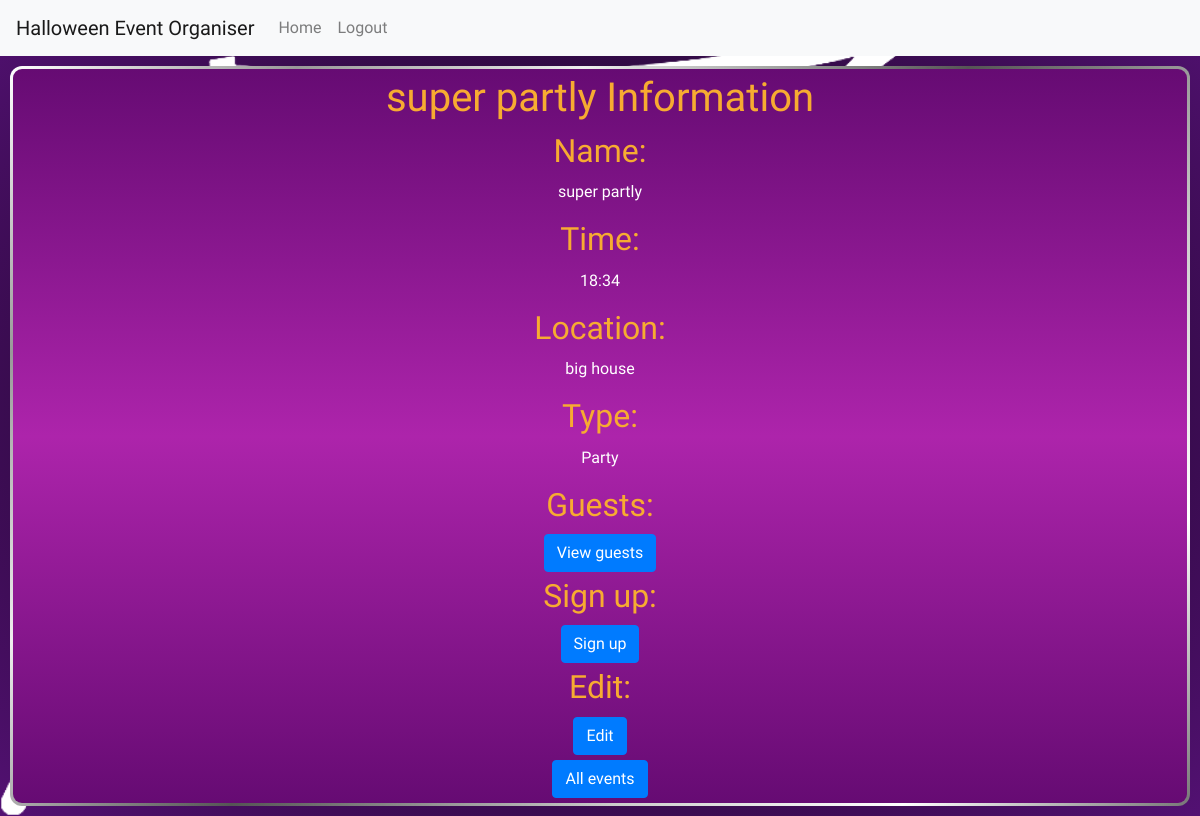
Before: /event_info?event_id=2 with the older database file.
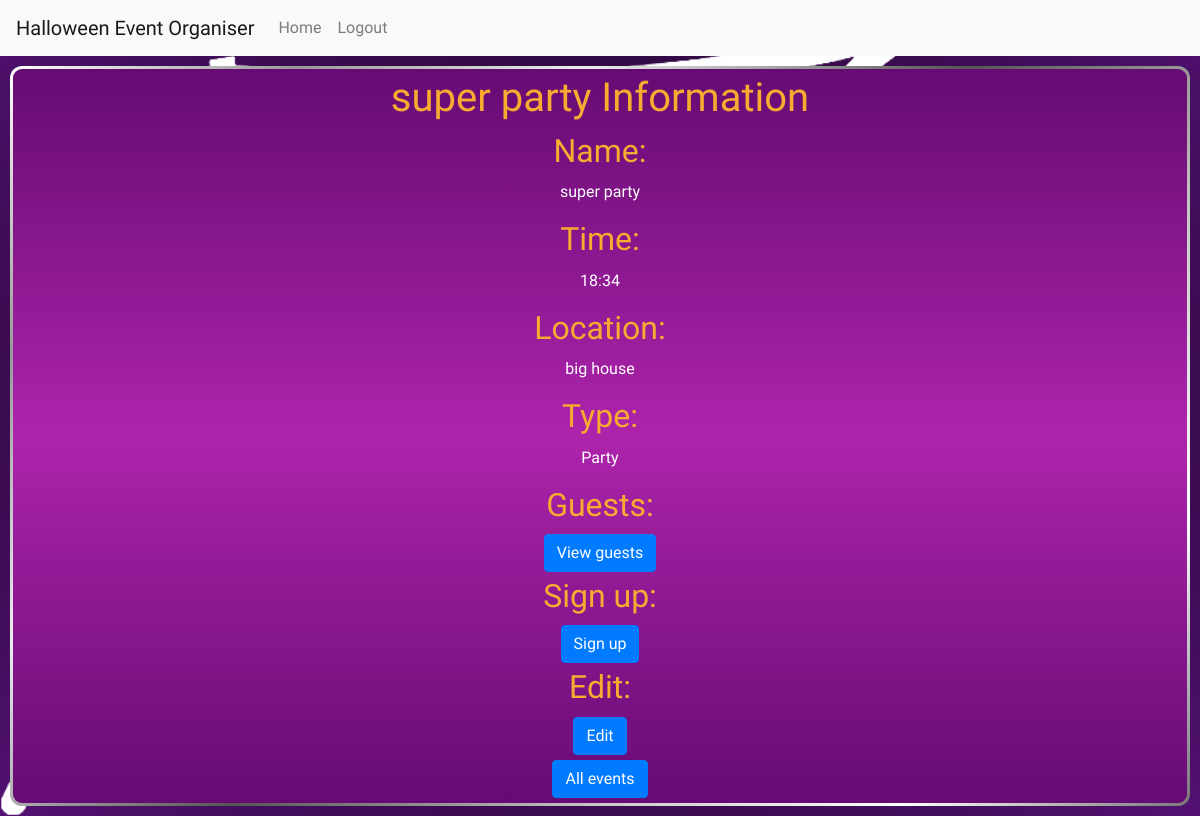
After: the same page with the newer database file.
### tables this page shows
CREATE TABLE events (
    id INTEGER UNIQUE PRIMARY KEY,
    name TEXT NOT NULL,
    type TEXT NOT NULL,
    time TEXT NOT NULL,
    location TEXT NOT NULL,
    host_id INTEGER NOT NULL,
    FOREIGN KEY (host_id) REFERENCES users(id)
);

### app.py (the view)
@app.route('/event_info')
def event_info():
    event_id = request.args.get('event_id')
    if not event_id:
        return render_template('failure.html', message='No event id given')
    event_info = db.execute('SELECT * FROM events WHERE id = ?', event_id)
    if not event_info:
        return render_template('failure.html', message='No event with that id')
    event_info = event_info[0]
    return render_template('event_info.html', event_info=event_info)

### templates/event_info.html (shortened to what this page needs)
{% extends 'layout.html' %}
{% block body %}
    <section>
        <h1>{{ event_info['name'] }} Information</h1>
        <h2>Name:</h2>
        <p>{{ event_info['name'] }}</p>
        <h2>Time:</h2>
        <p>{{ event_info['time'] }}</p>
        <h2>Location:</h2>
        <p>{{ event_info['location'] }}</p>
        <h2>Type:</h2>
        <p>{{ event_info['type'] }}</p>
        <h2>Guests:</h2>
        <form action="/guests" method="post">
            <button class="btn btn-primary" type="submit">View guests</button>
        </form>
        <h2>Sign up:</h2>
        <form action="/attend" method="post">
            <button class="btn btn-primary" type="submit">Sign up</button>
        </form>
        <h2>Edit:</h2>
        <form action="/edit_event" method="get">
            <button class="btn btn-primary" type="submit">Edit</button>
        </form>
        <a class="btn btn-primary" href="/view_events">All events</a>
    </section>
{% endblock %}

### templates/layout.html (shortened to what this page needs)
<!DOCTYPE html>
<html lang="en">
  <head>
    <link rel="stylesheet" href="https://cdn.jsdelivr.net/npm/bootstrap@4.4.1/dist/css/bootstrap.min.css">
    <link rel="stylesheet" href="static\styles.css">
  </head>
  {% if not logged_out %}
    <header>
      <nav class="navbar navbar-expand-lg navbar-light bg-light">
        <a class="navbar-brand" href="/">Halloween Event Organiser<a/>
        <div class="collapse navbar-collapse" id="navbarSupportedContent">
          <ul class="navbar-nav mr-auto">
            <li class="nav-item">
              <a class="nav-link" href="/home">Home</a>
            </li>
            <li class="nav-item">
              <a class="nav-link" href="/logout">Logout</a>
            </li>
          </ul>
        </div>
      </nav>
    </header>
  {% endif %}
  <body>
    {% block body %}
    {% endblock %}
  </body>
</html>

### static/styles.css (style rules this page uses)
* { margin: 0; padding: 0; box-sizing: border-box; font-family: "Creepster", system-ui; font-style: normal; color: #FFF; }
h1, h2 { margin: 0 auto 10px; color: #F7AB31; }
section { margin: 10px 10px; text-align: center; background: linear-gradient(to bottom, #660B73, #AD24AB, #660B73) padding-box, linear-gradient(135deg, #ffffff 0%, #999999 15%, #eeeeee 30%, #555555 50%, #cccccc 70%, #ffffff 85%, #777777 100%) border-box; padding: 5px; border: 3px solid transparent; border-radius: 12px; }
body { background-image: url('images/cobweb.png'), radial-gradient(#000, #531173); background-size: contain; height: 100%; margin: 0; background-repeat: no-repeat; background-attachment: fixed; }
form { margin: 5px auto; }

Changed rows visible on the page:
changed events "big house": name "super partly" → "super party"
